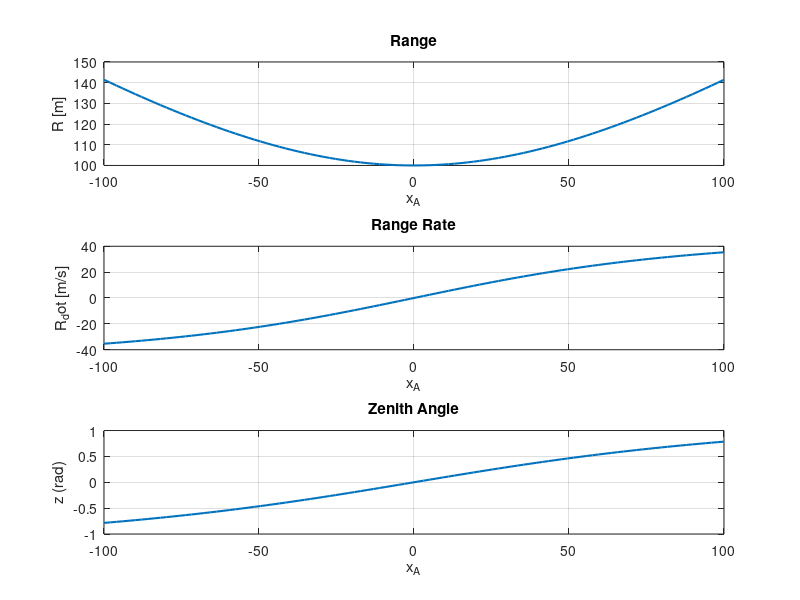

This figure's MATLAB source:
%% ASEN 5090 GPS/GNSS
%% Justin Le
%% HW1 Script

clc; clear; close all

% Defining constants
v0 = 50; % [m/s]
x0 = 250; % [m]
h0 = 100; % [m]

% Equations are a function of xA
xa = linspace(-100,100);

% Ranging Equation
R = sqrt(xa.^2 + h0^2);

% Range Rate Equation
R_dot = xa.*v0.*(xa.^2+h0^2).^(-1/2);

% Zenith Equation
z = atan2(xa,h0);


% Plotting Results
figure()

subplot(3,1,1)
plot(xa, R, 'LineWidth', 1.5)
grid on
xlabel('x_A')
ylabel('R [m]')
title('Range')

subplot(3,1,2)
plot(xa, R_dot, 'LineWidth', 1.5)
grid on
xlabel('x_A')
ylabel('R_dot [m/s]')
title('Range Rate')

subplot(3,1,3)
plot(xa, z, 'LineWidth', 1.5)
grid on
xlabel('x_A')
ylabel('z (rad)')
title('Zenith Angle')
